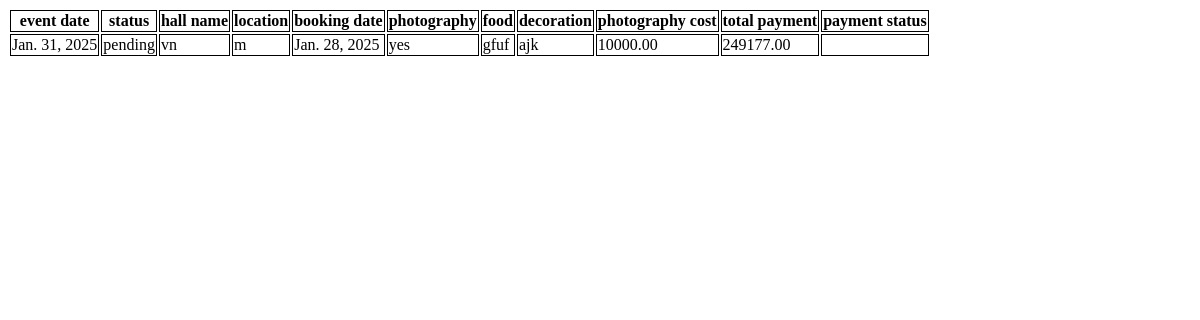
The app's page /userviewbooking (signed in), older data.
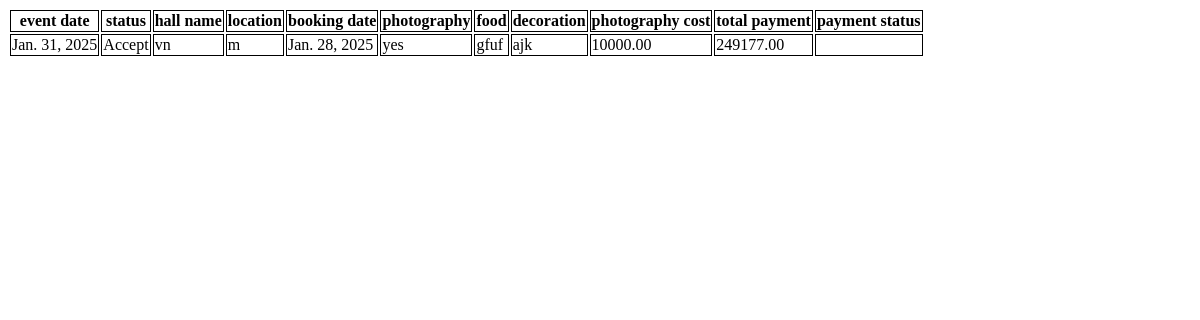
The same page, newer data.
### appname/models.py (models this page shows)
class Bookings(models.Model):
    event_date=models.DateField(null=True)
    event_status=models.CharField(max_length=100,null=True,default='pending')
    user_id=models.ForeignKey(User,on_delete=models.CASCADE)
    hall_id=models.ForeignKey(Halls,on_delete=models.CASCADE)
    booking_date=models.DateField(auto_now_add=True)
    payment_status=models.CharField(max_length=100)
    photography=models.CharField(max_length=100,null=True,blank=True)
    food=models.ForeignKey(Food,on_delete=models.CASCADE)
    food_value=models.BooleanField(null=True,blank=True)
    no_of_people=models.IntegerField(null=True,blank=True)
    decoration=models.ForeignKey(Decoration,on_delete=models.CASCADE)
    decoration_value=models.BooleanField(null=True,blank=True)
    photography_cost=models.DecimalField(max_digits=10,decimal_places=2)
    total_payment=models.DecimalField(max_digits=10,decimal_places=2)

class Halls(models.Model):
    hall_name=models.CharField(max_length=100)
    location=models.CharField(max_length=200)
    capacity=models.IntegerField()
    price_per_day=models.DecimalField(max_digits=10,decimal_places=2)
    photo_url=models.FileField()
    hall_description=models.TextField(null=True,blank=True)

class Food(models.Model):
    food_name=models.CharField(max_length=10,null=True)
    food_image=models.FileField()
    food_price=models.DecimalField(max_digits=10,decimal_places=2)

class Decoration(models.Model):
    decoration_name=models.CharField(max_length=100,null=True)
    decoration_image=models.ImageField(upload_to='image/')
    decoration_price=models.DecimalField(max_digits=10,decimal_places=2)

### appname/views.py (the view)
# urls.py: path('userviewbooking',views.user_view_booking,name='userviewbooking'),
def user_view_booking(request):
    user=User.objects.get(id=request.user.id)
    booking=Bookings.objects.filter(user_id=user)
    for i in booking:
        print(i.event_status)
    return render(request,'view_booking.html',{'x':booking})

### template/view_booking.html (shortened to what this page needs)
<!DOCTYPE html>
<html lang="en">
<head>
</head>
<body>
    <table>
        <tr>
            <th>event date</th>
            <th>status</th>
            <th>hall name</th>
            <th>location</th>
            <th>booking date</th>
            <th>photography</th>
            <th>food</th>
            <th>decoration</th>
            <th>photography cost</th>
            <th>total payment</th>
            <th>payment status</th>
        </tr>
        {% for i in x %}
        <tr>
            <td>{{i.event_date}}</td>
            <td>{{ i.event_status }}</td>
           <td>{{i.hall_id.hall_name}}</td>
            <td>{{i.hall_id.location}}</td>
            <td>{{i.booking_date}}</td>
            <td>{{i.photography}}</td>
             <td>{{i.food.food_name}}</td>
            <td>{{i.decoration.decoration_name}}</td>
            <td>{{i.photography_cost}}</td>
            <td>{{i.total_payment}}</td>
            <td>{{i.payment_status}}</td>
        </tr>
            {% endfor %}
        </table>
</body>
</html>

Row changes from the older to the newer data that the page shows:
changed Bookings "yes": event_status "pending" → "Accept"
